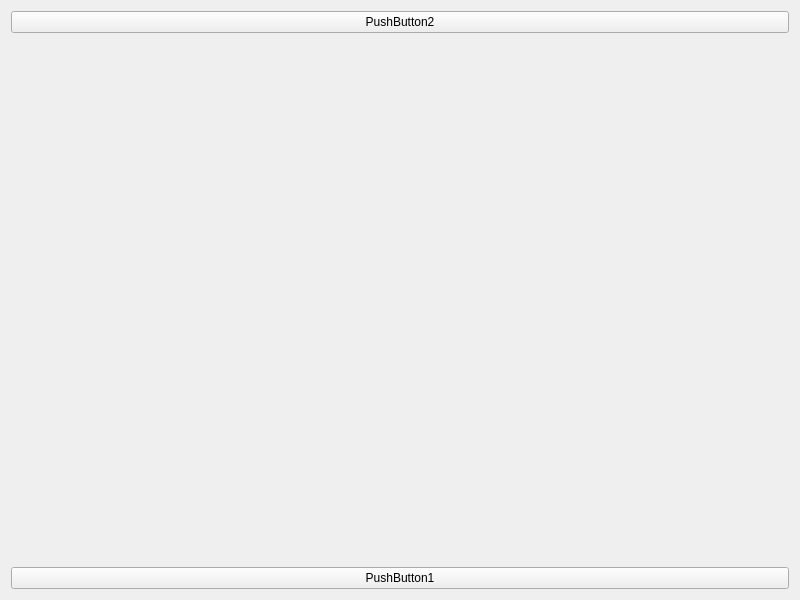
<?xml version="1.0" encoding="UTF-8"?>
<ui version="4.0">
 <class>Widget</class>
 <widget class="QWidget" name="Widget">
  <property name="geometry">
   <rect>
    <x>0</x>
    <y>0</y>
    <width>800</width>
    <height>600</height>
   </rect>
  </property>
  <property name="windowTitle">
   <string>Widget</string>
  </property>
  <layout class="QVBoxLayout" name="verticalLayout">
   <item>
    <widget class="QPushButton" name="pushButton">
     <property name="text">
      <string>PushButton2</string>
     </property>
    </widget>
   </item>
   <item>
    <spacer name="verticalSpacer">
     <property name="orientation">
      <enum>Qt::Vertical</enum>
     </property>
     <property name="sizeHint" stdset="0">
      <size>
       <width>20</width>
       <height>519</height>
      </size>
     </property>
    </spacer>
   </item>
   <item>
    <widget class="QPushButton" name="pushButton_2">
     <property name="text">
      <string>PushButton1</string>
     </property>
    </widget>
   </item>
  </layout>
 </widget>
 <resources/>
 <connections/>
</ui>
